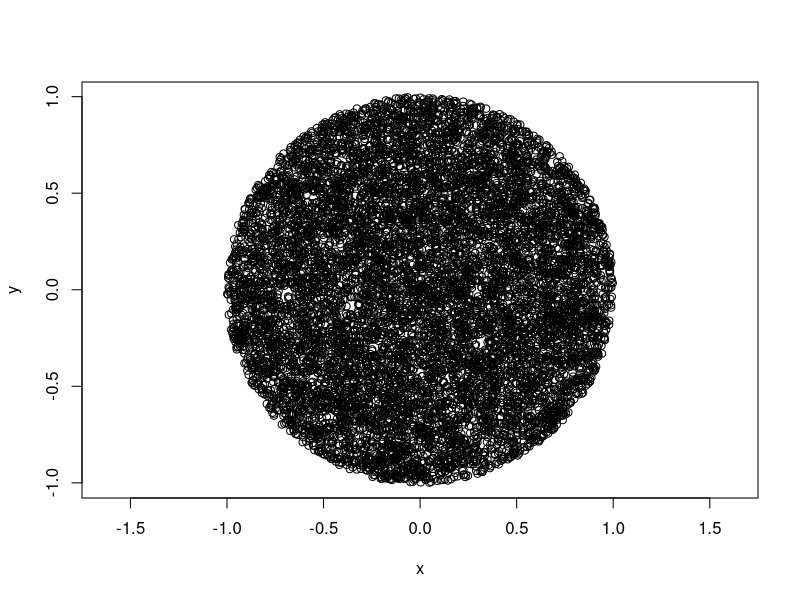

The R source for this figure:
## ---- chunk 1
knitr::opts_chunk$set(warning = FALSE, message = FALSE) 
## ---- chunk 2
n <- 5000

accept_reject <- function(n){
  z <- matrix(nrow = 0, ncol = 2)
  while(nrow(z) < n){
    batch_size <- max(100, ceiling((n-nrow(z))* 4 / pi))
    Z <- matrix(runif(2 * batch_size, -1, 1), ncol = 2)
    r2 <- rowSums(Z^2)
    accepted <- Z[r2 <= 1, , drop = FALSE]
    z <- rbind(z, accepted)
  }
  z <- z[1:n, ]
  return(z)
}
## ---- chunk 3
n <- 10000

ptn <- accept_reject(n)
plot(ptn, asp = 1, xlab = "x", ylab = "y")
